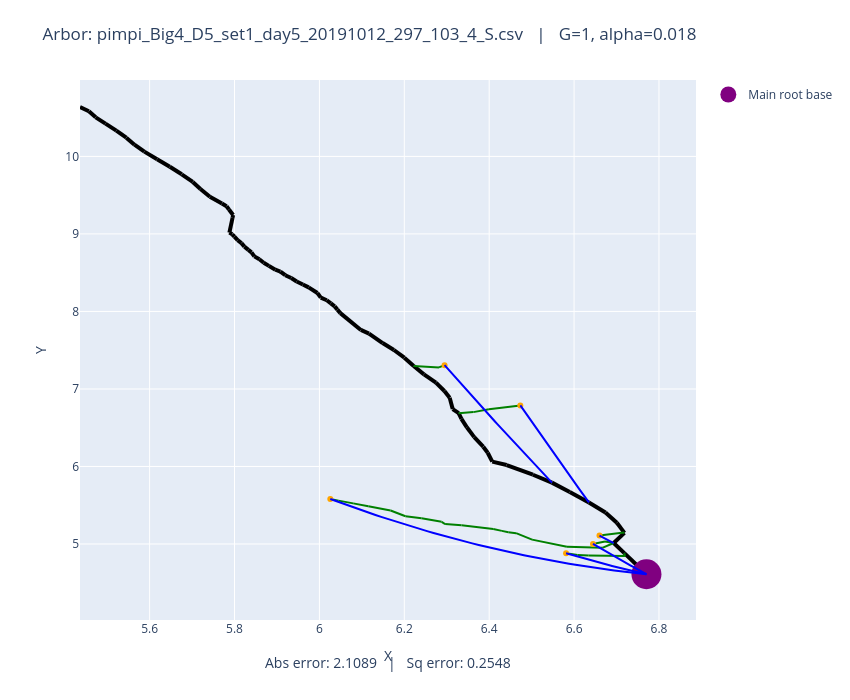

The notebook cell this image was saved under:
### Code cell
# Plot both observed and optimized
plot_arbors(fname, 1, 0.018)

### Figure 1 — Plotly figure (JSON) as saved in the notebook; plotly's stock layout.template omitted (floating-point values rounded to 4 significant figures)
{"data": [{"line": {"color": "black", "width": 4}, "mode": "lines", "showlegend": false, "type": "scatter", "x": [6.77, 6.718], "y": [4.61, 4.882]}, {"line": {"color": "black", "width": 4}, "mode": "lines", "showlegend": false, "type": "scatter", "x": [6.718, 6.693], "y": [4.882, 5.013]}, {"line": {"color": "black", "width": 4}, "mode": "lines", "showlegend": false, "type": "scatter", "x": [6.693, 6.719], "y": [5.013, 5.144]}, {"line": {"color": "black", "width": 4}, "mode": "lines", "showlegend": false, "type": "scatter", "x": [6.719, 6.701], "y": [5.144, 5.274]}, {"line": {"color": "black", "width": 4}, "mode": "lines", "showlegend": false, "type": "scatter", "x": [6.701, 6.674], "y": [5.274, 5.406]}, {"line": {"color": "black", "width": 4}, "mode": "lines", "showlegend": false, "type": "scatter", "x": [6.674, 6.635], "y": [5.406, 5.536]}, {"line": {"color": "black", "width": 4}, "mode": "lines", "showlegend": false, "type": "scatter", "x": [6.635, 6.59], "y": [5.536, 5.672]}, {"line": {"color": "black", "width": 4}, "mode": "lines", "showlegend": false, "type": "scatter", "x": [6.59, 6.548], "y": [5.672, 5.792]}, {"line": {"color": "black", "width": 4}, "mode": "lines", "showlegend": false, "type": "scatter", "x": [6.548, 6.503], "y": [5.792, 5.894]}, {"line": {"color": "black", "width": 4}, "mode": "lines", "showlegend": false, "type": "scatter", "x": [6.503, 6.441], "y": [5.894, 6.019]}, {"line": {"color": "black", "width": 4}, "mode": "lines", "showlegend": false, "type": "scatter", "x": [6.441, 6.407], "y": [6.019, 6.063]}, {"line": {"color": "black", "width": 4}, "mode": "lines", "showlegend": false, "type": "scatter", "x": [6.407, 6.396], "y": [6.063, 6.177]}, {"line": {"color": "black", "width": 4}, "mode": "lines", "showlegend": false, "type": "scatter", "x": [6.396, 6.386], "y": [6.177, 6.255]}, {"line": {"color": "black", "width": 4}, "mode": "lines", "showlegend": false, "type": "scatter", "x": [6.386, 6.365], "y": [6.255, 6.379]}, {"line": {"color": "black", "width": 4}, "mode": "lines", "showlegend": false, "type": "scatter", "x": [6.365, 6.347], "y": [6.379, 6.505]}, {"line": {"color": "black", "width": 4}, "mode": "lines", "showlegend": false, "type": "scatter", "x": [6.347, 6.335], "y": [6.505, 6.615]}, {"line": {"color": "black", "width": 4}, "mode": "lines", "showlegend": false, "type": "scatter", "x": [6.335, 6.328], "y": [6.615, 6.688]}, {"line": {"color": "black", "width": 4}, "mode": "lines", "showlegend": false, "type": "scatter", "x": [6.328, 6.314], "y": [6.688, 6.741]}, {"line": {"color": "black", "width": 4}, "mode": "lines", "showlegend": false, "type": "scatter", "x": [6.314, 6.307], "y": [6.741, 6.888]}, {"line": {"color": "black", "width": 4}, "mode": "lines", "showlegend": false, "type": "scatter", "x": [6.307, 6.294], "y": [6.888, 6.973]}, {"line": {"color": "black", "width": 4}, "mode": "lines", "showlegend": false, "type": "scatter", "x": [6.294, 6.275], "y": [6.973, 7.082]}, {"line": {"color": "black", "width": 4}, "mode": "lines", "showlegend": false, "type": "scatter", "x": [6.275, 6.246], "y": [7.082, 7.188]}, {"line": {"color": "black", "width": 4}, "mode": "lines", "showlegend": false, "type": "scatter", "x": [6.246, 6.222], "y": [7.188, 7.296]}, {"line": {"color": "black", "width": 4}, "mode": "lines", "showlegend": false, "type": "scatter", "x": [6.222, 6.2], "y": [7.296, 7.404]}, {"line": {"color": "black", "width": 4}, "mode": "lines", "showlegend": false, "type": "scatter", "x": [6.2, 6.176], "y": [7.404, 7.502]}, {"line": {"color": "black", "width": 4}, "mode": "lines", "showlegend": false, "type": "scatter", "x": [6.176, 6.149], "y": [7.502, 7.592]}, {"line": {"color": "black", "width": 4}, "mode": "lines", "showlegend": false, "type": "scatter", "x": [6.149, 6.117], "y": [7.592, 7.715]}, {"line": {"color": "black", "width": 4}, "mode": "lines", "showlegend": false, "type": "scatter", "x": [6.117, 6.098], "y": [7.715, 7.761]}, {"line": {"color": "black", "width": 4}, "mode": "lines", "showlegend": false, "type": "scatter", "x": [6.098, 6.049], "y": [7.761, 7.978]}, {"line": {"color": "black", "width": 4}, "mode": "lines", "showlegend": false, "type": "scatter", "x": [6.049, 6.042], "y": [7.978, 8.023]}, {"line": {"color": "black", "width": 4}, "mode": "lines", "showlegend": false, "type": "scatter", "x": [6.042, 6.036], "y": [8.023, 8.065]}, {"line": {"color": "black", "width": 4}, "mode": "lines", "showlegend": false, "type": "scatter", "x": [6.036, 6.027], "y": [8.065, 8.104]}, {"line": {"color": "black", "width": 4}, "mode": "lines", "showlegend": false, "type": "scatter", "x": [6.027, 6.017], "y": [8.104, 8.145]}, {"line": {"color": "black", "width": 4}, "mode": "lines", "showlegend": false, "type": "scatter", "x": [6.017, 6.003], "y": [8.145, 8.179]}, {"line": {"color": "black", "width": 4}, "mode": "lines", "showlegend": false, "type": "scatter", "x": [6.003, 5.995], "y": [8.179, 8.238]}, {"line": {"color": "black", "width": 4}, "mode": "lines", "showlegend": false, "type": "scatter", "x": [5.995, 5.975], "y": [8.238, 8.31]}, {"line": {"color": "black", "width": 4}, "mode": "lines", "showlegend": false, "type": "scatter", "x": [5.975, 5.961], "y": [8.31, 8.347]}, {"line": {"color": "black", "width": 4}, "mode": "lines", "showlegend": false, "type": "scatter", "x": [5.961, 5.946], "y": [8.347, 8.387]}, {"line": {"color": "black", "width": 4}, "mode": "lines", "showlegend": false, "type": "scatter", "x": [5.946, 5.934], "y": [8.387, 8.431]}, {"line": {"color": "black", "width": 4}, "mode": "lines", "showlegend": false, "type": "scatter", "x": [5.934, 5.92], "y": [8.431, 8.467]}, {"line": {"color": "black", "width": 4}, "mode": "lines", "showlegend": false, "type": "scatter", "x": [5.92, 5.908], "y": [8.467, 8.515]}, {"line": {"color": "black", "width": 4}, "mode": "lines", "showlegend": false, "type": "scatter", "x": [5.908, 5.896], "y": [8.515, 8.538]}, {"line": {"color": "black", "width": 4}, "mode": "lines", "showlegend": false, "type": "scatter", "x": [5.896, 5.881], "y": [8.538, 8.588]}, {"line": {"color": "black", "width": 4}, "mode": "lines", "showlegend": false, "type": "scatter", "x": [5.881, 5.869], "y": [8.588, 8.629]}, {"line": {"color": "black", "width": 4}, "mode": "lines", "showlegend": false, "type": "scatter", "x": [5.869, 5.859], "y": [8.629, 8.673]}, {"line": {"color": "black", "width": 4}, "mode": "lines", "showlegend": false, "type": "scatter", "x": [5.859, 5.847], "y": [8.673, 8.711]}, {"line": {"color": "black", "width": 4}, "mode": "lines", "showlegend": false, "type": "scatter", "x": [5.847, 5.84], "y": [8.711, 8.762]}, {"line": {"color": "black", "width": 4}, "mode": "lines", "showlegend": false, "type": "scatter", "x": [5.84, 5.833], "y": [8.762, 8.795]}, {"line": {"color": "black", "width": 4}, "mode": "lines", "showlegend": false, "type": "scatter", "x": [5.833, 5.823], "y": [8.795, 8.836]}, {"line": {"color": "black", "width": 4}, "mode": "lines", "showlegend": false, "type": "scatter", "x": [5.823, 5.816], "y": [8.836, 8.881]}, {"line": {"color": "black", "width": 4}, "mode": "lines", "showlegend": false, "type": "scatter", "x": [5.816, 5.807], "y": [8.881, 8.919]}, {"line": {"color": "black", "width": 4}, "mode": "lines", "showlegend": false, "type": "scatter", "x": [5.807, 5.8], "y": [8.919, 8.964]}, {"line": {"color": "black", "width": 4}, "mode": "lines", "showlegend": false, "type": "scatter", "x": [5.8, 5.795], "y": [8.964, 8.995]}, {"line": {"color": "black", "width": 4}, "mode": "lines", "showlegend": false, "type": "scatter", "x": [5.795, 5.788], "y": [8.995, 9.017]}, {"line": {"color": "black", "width": 4}, "mode": "lines", "showlegend": false, "type": "scatter", "x": [5.788, 5.795], "y": [9.017, 9.208]}, {"line": {"color": "black", "width": 4}, "mode": "lines", "showlegend": false, "type": "scatter", "x": [5.795, 5.797], "y": [9.208, 9.244]}, {"line": {"color": "black", "width": 4}, "mode": "lines", "showlegend": false, "type": "scatter", "x": [5.797, 5.787], "y": [9.244, 9.315]}, {"line": {"color": "black", "width": 4}, "mode": "lines", "showlegend": false, "type": "scatter", "x": [5.787, 5.781], "y": [9.315, 9.357]}, {"line": {"color": "black", "width": 4}, "mode": "lines", "showlegend": false, "type": "scatter", "x": [5.781, 5.77], "y": [9.357, 9.392]}, {"line": {"color": "black", "width": 4}, "mode": "lines", "showlegend": false, "type": "scatter", "x": [5.77, 5.742], "y": [9.392, 9.479]}, {"line": {"color": "black", "width": 4}, "mode": "lines", "showlegend": false, "type": "scatter", "x": [5.742, 5.72], "y": [9.479, 9.58]}, {"line": {"color": "black", "width": 4}, "mode": "lines", "showlegend": false, "type": "scatter", "x": [5.72, 5.702], "y": [9.58, 9.671]}, {"line": {"color": "black", "width": 4}, "mode": "lines", "showlegend": false, "type": "scatter", "x": [5.702, 5.676], "y": [9.671, 9.77]}, {"line": {"color": "black", "width": 4}, "mode": "lines", "showlegend": false, "type": "scatter", "x": [5.676, 5.648], "y": [9.77, 9.867]}, {"line": {"color": "black", "width": 4}, "mode": "lines", "showlegend": false, "type": "scatter", "x": [5.648, 5.618], "y": [9.867, 9.965]}, {"line": {"color": "black", "width": 4}, "mode": "lines", "showlegend": false, "type": "scatter", "x": [5.618, 5.588], "y": [9.965, 10.06]}, {"line": {"color": "black", "width": 4}, "mode": "lines", "showlegend": false, "type": "scatter", "x": [5.588, 5.564], "y": [10.06, 10.15]}, {"line": {"color": "black", "width": 4}, "mode": "lines", "showlegend": false, "type": "scatter", "x": [5.564, 5.545], "y": [10.15, 10.24]}, {"line": {"color": "black", "width": 4}, "mode": "lines", "showlegend": false, "type": "scatter", "x": [5.545, 5.522], "y": [10.24, 10.33]}, {"line": {"color": "black", "width": 4}, "mode": "lines", "showlegend": false, "type": "scatter", "x": [5.522, 5.496], "y": [10.33, 10.42]}, {"line": {"color": "black", "width": 4}, "mode": "lines", "showlegend": false, "type": "scatter", "x": [5.496, 5.473], "y": [10.42, 10.5]}, {"line": {"color": "black", "width": 4}, "mode": "lines", "showlegend": false, "type": "scatter", "x": [5.473, 5.457], "y": [10.5, 10.58]}, {"line": {"color": "black", "width": 4}, "mode": "lines", "showlegend": false, "type": "scatter", "x": [5.457, 5.436], "y": [10.58, 10.64]}, {"line": {"color": "green", "width": 2}, "mode": "lines", "showlegend": false, "type": "scatter", "x": [6.66, 6.717], "y": [5.109, 5.147]}, {"line": {"color": "green", "width": 2}, "mode": "lines", "showlegend": false, "type": "scatter", "x": [6.717, 6.719], "y": [5.147, 5.144]}, {"line": {"color": "green", "width": 2}, "mode": "lines", "showlegend": false, "type": "scatter", "x": [6.645, 6.673], "y": [5.001, 5.034]}, {"line": {"color": "green", "width": 2}, "mode": "lines", "showlegend": false, "type": "scatter", "x": [6.673, 6.693], "y": [5.034, 5.013]}, {"line": {"color": "green", "width": 2}, "mode": "lines", "showlegend": false, "type": "scatter", "x": [6.026, 6.045], "y": [5.581, 5.559]}, {"line": {"color": "green", "width": 2}, "mode": "lines", "showlegend": false, "type": "scatter", "x": [6.045, 6.08], "y": [5.559, 5.524]}, {"line": {"color": "green", "width": 2}, "mode": "lines", "showlegend": false, "type": "scatter", "x": [6.08, 6.115], "y": [5.524, 5.486]}, {"line": {"color": "green", "width": 2}, "mode": "lines", "showlegend": false, "type": "scatter", "x": [6.115, 6.168], "y": [5.486, 5.433]}, {"line": {"color": "green", "width": 2}, "mode": "lines", "showlegend": false, "type": "scatter", "x": [6.168, 6.203], "y": [5.433, 5.358]}, {"line": {"color": "green", "width": 2}, "mode": "lines", "showlegend": false, "type": "scatter", "x": [6.203, 6.241], "y": [5.358, 5.332]}, {"line": {"color": "green", "width": 2}, "mode": "lines", "showlegend": false, "type": "scatter", "x": [6.241, 6.288], "y": [5.332, 5.286]}, {"line": {"color": "green", "width": 2}, "mode": "lines", "showlegend": false, "type": "scatter", "x": [6.288, 6.296], "y": [5.286, 5.257]}, {"line": {"color": "green", "width": 2}, "mode": "lines", "showlegend": false, "type": "scatter", "x": [6.296, 6.335], "y": [5.257, 5.241]}, {"line": {"color": "green", "width": 2}, "mode": "lines", "showlegend": false, "type": "scatter", "x": [6.335, 6.41], "y": [5.241, 5.194]}, {"line": {"color": "green", "width": 2}, "mode": "lines", "showlegend": false, "type": "scatter", "x": [6.41, 6.43], "y": [5.194, 5.169]}, {"line": {"color": "green", "width": 2}, "mode": "lines", "showlegend": false, "type": "scatter", "x": [6.43, 6.445], "y": [5.169, 5.151]}, {"line": {"color": "green", "width": 2}, "mode": "lines", "showlegend": false, "type": "scatter", "x": [6.445, 6.463], "y": [5.151, 5.14]}, {"line": {"color": "green", "width": 2}, "mode": "lines", "showlegend": false, "type": "scatter", "x": [6.463, 6.501], "y": [5.14, 5.056]}, {"line": {"color": "green", "width": 2}, "mode": "lines", "showlegend": false, "type": "scatter", "x": [6.501, 6.583], "y": [5.056, 4.963]}, {"line": {"color": "green", "width": 2}, "mode": "lines", "showlegend": false, "type": "scatter", "x": [6.583, 6.667], "y": [4.963, 4.951]}, {"line": {"color": "green", "width": 2}, "mode": "lines", "showlegend": false, "type": "scatter", "x": [6.667, 6.693], "y": [4.951, 5.013]}, {"line": {"color": "green", "width": 2}, "mode": "lines", "showlegend": false, "type": "scatter", "x": [6.581, 6.608], "y": [4.88, 4.86]}, {"line": {"color": "green", "width": 2}, "mode": "lines", "showlegend": false, "type": "scatter", "x": [6.608, 6.634], "y": [4.86, 4.851]}, {"line": {"color": "green", "width": 2}, "mode": "lines", "showlegend": false, "type": "scatter", "x": [6.634, 6.72], "y": [4.851, 4.845]}, {"line": {"color": "green", "width": 2}, "mode": "lines", "showlegend": false, "type": "scatter", "x": [6.72, 6.718], "y": [4.845, 4.882]}, {"line": {"color": "green", "width": 2}, "mode": "lines", "showlegend": false, "type": "scatter", "x": [6.295, 6.282], "y": [7.307, 7.278]}, {"line": {"color": "green", "width": 2}, "mode": "lines", "showlegend": false, "type": "scatter", "x": [6.282, 6.222], "y": [7.278, 7.296]}, {"line": {"color": "green", "width": 2}, "mode": "lines", "showlegend": false, "type": "scatter", "x": [6.473, 6.399], "y": [6.788, 6.737]}, {"line": {"color": "green", "width": 2}, "mode": "lines", "showlegend": false, "type": "scatter", "x": [6.399, 6.363], "y": [6.737, 6.701]}, {"line": {"color": "green", "width": 2}, "mode": "lines", "showlegend": false, "type": "scatter", "x": [6.363, 6.328], "y": [6.701, 6.688]}, {"marker": {"color": "orange"}, "mode": "markers", "showlegend": false, "type": "scatter", "x": [6.66], "y": [5.109]}, {"marker": {"color": "orange"}, "mode": "markers", "showlegend": false, "type": "scatter", "x": [6.645], "y": [5.001]}, {"marker": {"color": "orange"}, "mode": "markers", "showlegend": false, "type": "scatter", "x": [6.026], "y": [5.581]}, {"marker": {"color": "orange"}, "mode": "markers", "showlegend": false, "type": "scatter", "x": [6.581], "y": [4.88]}, {"marker": {"color": "orange"}, "mode": "markers", "showlegend": false, "type": "scatter", "x": [6.295], "y": [7.307]}, {"marker": {"color": "orange"}, "mode": "markers", "showlegend": false, "type": "scatter", "x": [6.473], "y": [6.788]}, {"marker": {"color": "purple", "size": 30}, "mode": "markers", "name": "Main root base", "type": "scatter", "x": [6.77], "y": [4.61]}, {"line": {"color": "blue"}, "mode": "lines", "showlegend": false, "type": "scatter", "x": [6.66, 6.661, 6.661, 6.662, 6.663, 6.663, 6.664, 6.665, 6.665, 6.666, 6.667, 6.667, 6.668, 6.669, 6.669, 6.67, 6.671, 6.671, 6.672, 6.673, 6.674, 6.674, 6.675, 6.676, 6.676, 6.677, 6.678, 6.678, 6.679, 6.68, 6.68, 6.681, 6.682, 6.682, 6.683, 6.684, 6.684, 6.685, 6.686, 6.686, 6.687, 6.688, 6.689, 6.689, 6.69, 6.691, 6.691, 6.692, 6.693, 6.693], "y": [5.109, 5.107, 5.105, 5.103, 5.101, 5.099, 5.097, 5.095, 5.093, 5.091, 5.089, 5.087, 5.085, 5.083, 5.082, 5.08, 5.078, 5.076, 5.074, 5.072, 5.07, 5.068, 5.066, 5.064, 5.062, 5.06, 5.058, 5.056, 5.054, 5.052, 5.05, 5.048, 5.046, 5.044, 5.042, 5.04, 5.038, 5.036, 5.034, 5.032, 5.03, 5.028, 5.026, 5.024, 5.022, 5.021, 5.019, 5.017, 5.015, 5.013]}, {"line": {"color": "blue"}, "mode": "lines", "showlegend": false, "type": "scatter", "x": [6.645, 6.647, 6.65, 6.652, 6.655, 6.657, 6.66, 6.663, 6.665, 6.668, 6.67, 6.673, 6.675, 6.678, 6.681, 6.683, 6.686, 6.688, 6.691, 6.693, 6.696, 6.699, 6.701, 6.704, 6.706, 6.709, 6.711, 6.714, 6.717, 6.719, 6.722, 6.724, 6.727, 6.729, 6.732, 6.735, 6.737, 6.74, 6.742, 6.745, 6.747, 6.75, 6.752, 6.755, 6.758, 6.76, 6.763, 6.765, 6.768, 6.77], "y": [5.001, 4.993, 4.984, 4.976, 4.968, 4.96, 4.951, 4.943, 4.935, 4.927, 4.919, 4.91, 4.902, 4.894, 4.886, 4.878, 4.87, 4.862, 4.854, 4.845, 4.837, 4.829, 4.821, 4.813, 4.805, 4.797, 4.789, 4.781, 4.774, 4.766, 4.758, 4.75, 4.742, 4.734, 4.726, 4.718, 4.71, 4.703, 4.695, 4.687, 4.679, 4.671, 4.664, 4.656, 4.648, 4.641, 4.633, 4.625, 4.617, 4.61]}, {"line": {"color": "blue"}, "mode": "lines", "showlegend": false, "type": "scatter", "x": [6.026, 6.041, 6.056, 6.071, 6.086, 6.102, 6.117, 6.132, 6.147, 6.162, 6.178, 6.193, 6.208, 6.223, 6.238, 6.254, 6.269, 6.284, 6.299, 6.314, 6.33, 6.345, 6.36, 6.375, 6.39, 6.406, 6.421, 6.436, 6.451, 6.466, 6.482, 6.497, 6.512, 6.527, 6.542, 6.558, 6.573, 6.588, 6.603, 6.618, 6.634, 6.649, 6.664, 6.679, 6.694, 6.71, 6.725, 6.74, 6.755, 6.77], "y": [5.581, 5.55, 5.52, 5.49, 5.46, 5.431, 5.403, 5.374, 5.347, 5.32, 5.293, 5.267, 5.241, 5.215, 5.19, 5.166, 5.142, 5.118, 5.095, 5.073, 5.051, 5.029, 5.008, 4.987, 4.967, 4.947, 4.928, 4.909, 4.89, 4.872, 4.855, 4.838, 4.821, 4.805, 4.789, 4.774, 4.759, 4.745, 4.731, 4.718, 4.705, 4.693, 4.681, 4.669, 4.658, 4.648, 4.637, 4.628, 4.619, 4.61]}, {"line": {"color": "blue"}, "mode": "lines", "showlegend": false, "type": "scatter", "x": [6.581, 6.585, 6.589, 6.593, 6.597, 6.6, 6.604, 6.608, 6.612, 6.616, 6.62, 6.624, 6.628, 6.631, 6.635, 6.639, 6.643, 6.647, 6.651, 6.655, 6.658, 6.662, 6.666, 6.67, 6.674, 6.678, 6.682, 6.685, 6.689, 6.693, 6.697, 6.701, 6.705, 6.709, 6.713, 6.716, 6.72, 6.724, 6.728, 6.732, 6.736, 6.74, 6.743, 6.747, 6.751, 6.755, 6.759, 6.763, 6.767, 6.77], "y": [4.88, 4.874, 4.868, 4.862, 4.855, 4.849, 4.843, 4.837, 4.831, 4.825, 4.819, 4.813, 4.807, 4.801, 4.796, 4.79, 4.784, 4.778, 4.773, 4.767, 4.761, 4.756, 4.75, 4.744, 4.739, 4.733, 4.728, 4.722, 4.717, 4.712, 4.706, 4.701, 4.695, 4.69, 4.685, 4.68, 4.675, 4.669, 4.664, 4.659, 4.654, 4.649, 4.644, 4.639, 4.634, 4.629, 4.624, 4.619, 4.615, 4.61]}, {"line": {"color": "blue"}, "mode": "lines", "showlegend": false, "type": "scatter", "x": [6.295, 6.3, 6.305, 6.31, 6.315, 6.321, 6.326, 6.331, 6.336, 6.341, 6.346, 6.352, 6.357, 6.362, 6.367, 6.372, 6.377, 6.383, 6.388, 6.393, 6.398, 6.403, 6.408, 6.414, 6.419, 6.424, 6.429, 6.434, 6.439, 6.445, 6.45, 6.455, 6.46, 6.465, 6.47, 6.476, 6.481, 6.486, 6.491, 6.496, 6.501, 6.506, 6.512, 6.517, 6.522, 6.527, 6.532, 6.537, 6.543, 6.548], "y": [7.307, 7.275, 7.243, 7.211, 7.179, 7.147, 7.115, 7.083, 7.051, 7.019, 6.988, 6.956, 6.924, 6.893, 6.861, 6.83, 6.798, 6.767, 6.736, 6.704, 6.673, 6.642, 6.611, 6.58, 6.549, 6.518, 6.487, 6.456, 6.426, 6.395, 6.364, 6.334, 6.303, 6.272, 6.242, 6.212, 6.181, 6.151, 6.121, 6.091, 6.06, 6.03, 6.0, 5.97, 5.94, 5.911, 5.881, 5.851, 5.821, 5.792]}, {"line": {"color": "blue"}, "mode": "lines", "showlegend": false, "type": "scatter", "x": [6.473, 6.477, 6.48, 6.483, 6.487, 6.49, 6.493, 6.496, 6.5, 6.503, 6.506, 6.51, 6.513, 6.516, 6.52, 6.523, 6.526, 6.529, 6.533, 6.536, 6.539, 6.543, 6.546, 6.549, 6.552, 6.556, 6.559, 6.562, 6.566, 6.569, 6.572, 6.576, 6.579, 6.582, 6.585, 6.589, 6.592, 6.595, 6.599, 6.602, 6.605, 6.609, 6.612, 6.615, 6.618, 6.622, 6.625, 6.628, 6.632, 6.635], "y": [6.788, 6.762, 6.736, 6.71, 6.684, 6.658, 6.632, 6.606, 6.58, 6.554, 6.528, 6.503, 6.477, 6.451, 6.425, 6.399, 6.374, 6.348, 6.322, 6.296, 6.271, 6.245, 6.22, 6.194, 6.168, 6.143, 6.117, 6.092, 6.066, 6.041, 6.015, 5.99, 5.965, 5.939, 5.914, 5.889, 5.863, 5.838, 5.813, 5.787, 5.762, 5.737, 5.712, 5.687, 5.662, 5.636, 5.611, 5.586, 5.561, 5.536]}], "layout": {"annotations": [{"font": {"size": 14}, "showarrow": false, "text": "Abs error: 2.1089   |   Sq error: 0.2548", "x": 0.5, "xref": "paper", "y": -0.1, "yref": "paper"}], "height": 700, "margin": {"b": 80, "t": 80}, "title": {"text": "Arbor: pimpi_Big4_D5_set1_day5_20191012_297_103_4_S.csv   |   G=1, alpha=0.018"}, "width": 850, "xaxis": {"autorange": true, "range": [5.436, 6.888], "title": {"text": "X"}, "type": "linear"}, "yaxis": {"autorange": true, "range": [4.02, 10.99], "title": {"text": "Y"}, "type": "linear"}}}
